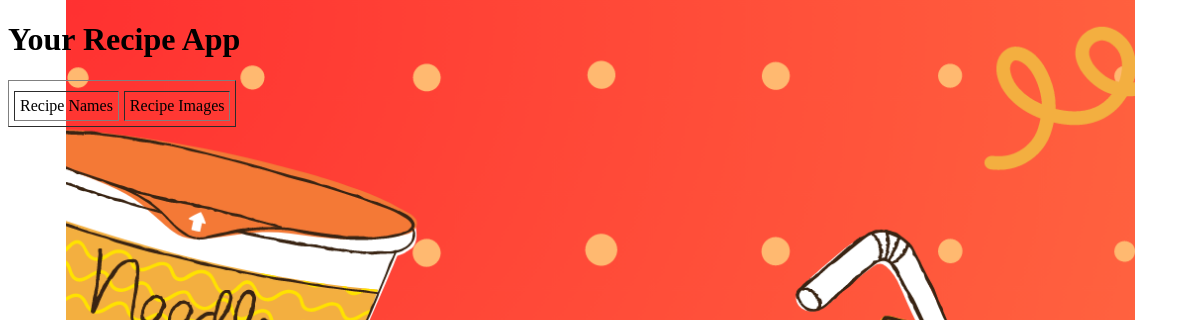
The app's page /, older data.
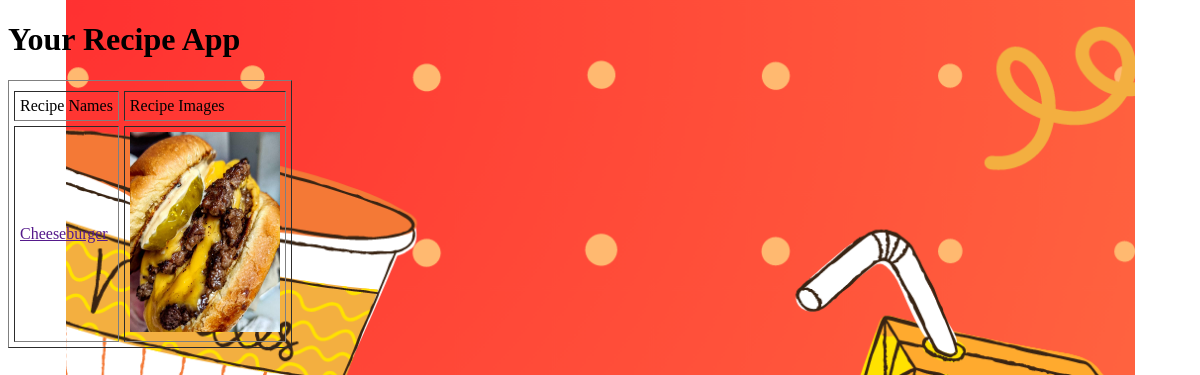
The same page, newer data.
### recipe_app/models.py (models this page shows, shortened)
class Recipe_app(models.Model):
    name = models.CharField(max_length=200)
    pic = models.ImageField(upload_to="recipe_name", default="no_picture.jpg")
    directions = models.CharField(max_length=2000)
    minutes = models.PositiveIntegerField(validators=[validate_minutes])
    ingredients = models.ManyToManyField(Ingredient, through="Recipe_ingredient")

### recipe_app/views.py (the view)
# urls.py: path('', home),
def home(request):
    recipe=Recipe_app.objects.all()
    context={
        'recipe':recipe
    }
    return render(request, 'recipe_app/recipes_home.html',context)

### recipe_app/templates/recipe_app/recipes_home.html (shortened to what this page needs)
<!DOCTYPE html>
{% load static %}
<head>
  <link rel="stylesheet" href="{% static 'recipe_app/css/recipe_app.css' %}">
</head>
<body id=bg style="background-image: url('{%static 'recipe_app\images\FoodAppBG.png'%}');">
<h1>Your Recipe App</h1>
<table border="1" cellpadding="5" cellspacing="5">
  <tr>
    <td>Recipe Names</td>
    <td>Recipe Images</td>
  </tr>
  {% for recipe in recipe %}
  <tr>
    <td><a href="{{recipe.get_absolute_url}}"> {{recipe.name}} </a></td>
    <td><img src="{{recipe.pic.url}}" width="150" height="200" /></td>
  </tr>
  {% endfor %}
</table>
</body>

Row changes from the older to the newer data that the page shows:
added Recipe_app: name "Cheeseburger", pic (picture)
